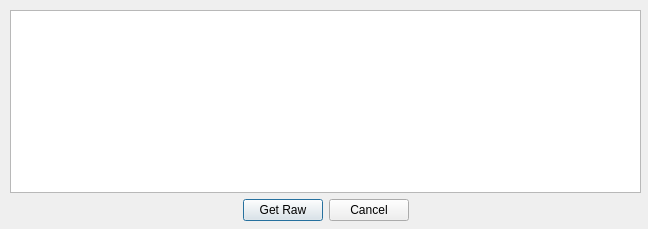
<?xml version="1.0" encoding="UTF-8"?>
<ui version="4.0">
 <class>Data_raw</class>
 <widget class="QDialog" name="Data_raw">
  <property name="geometry">
   <rect>
    <x>0</x>
    <y>0</y>
    <width>648</width>
    <height>229</height>
   </rect>
  </property>
  <property name="windowTitle">
   <string>Dialog</string>
  </property>
  <widget class="QWidget" name="">
   <property name="geometry">
    <rect>
     <x>10</x>
     <y>10</y>
     <width>631</width>
     <height>211</height>
    </rect>
   </property>
   <layout class="QVBoxLayout" name="verticalLayout">
    <item>
     <widget class="QTableView" name="tableView"/>
    </item>
    <item>
     <layout class="QHBoxLayout" name="horizontalLayout" stretch="0,0,0,0">
      <property name="leftMargin">
       <number>0</number>
      </property>
      <property name="rightMargin">
       <number>0</number>
      </property>
      <item>
       <spacer name="horizontalSpacer">
        <property name="orientation">
         <enum>Qt::Horizontal</enum>
        </property>
        <property name="sizeHint" stdset="0">
         <size>
          <width>100</width>
          <height>20</height>
         </size>
        </property>
       </spacer>
      </item>
      <item>
       <widget class="QPushButton" name="data_raw_get_raw">
        <property name="text">
         <string>Get Raw</string>
        </property>
       </widget>
      </item>
      <item>
       <widget class="QPushButton" name="data_raw_cancel">
        <property name="text">
         <string>Cancel</string>
        </property>
       </widget>
      </item>
      <item>
       <spacer name="horizontalSpacer_2">
        <property name="orientation">
         <enum>Qt::Horizontal</enum>
        </property>
        <property name="sizeHint" stdset="0">
         <size>
          <width>100</width>
          <height>20</height>
         </size>
        </property>
       </spacer>
      </item>
     </layout>
    </item>
   </layout>
  </widget>
 </widget>
 <resources/>
 <connections/>
</ui>
